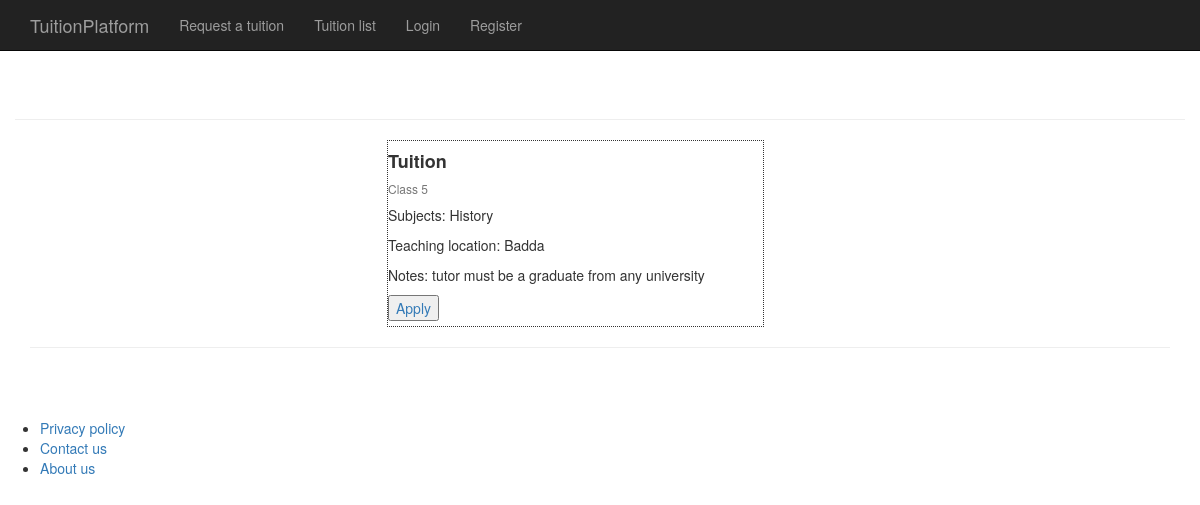
The page /client/tuition info.php?id=66 on the database its author committed.
### includes/functions.php (called while the page is built, shortened)
<?php
function queryline($query_string)
{
    return $query_string . " ";
}
?>
        <?php
function escape_special_characters($string_with_special_characters)
{
    global $connection;
    $string_without_special_characters = mysqli_real_escape_string($connection, $string_with_special_characters);
    return $string_without_special_characters;
}
        ?>
<?php
function is_method($method = null)
{
    if ($_SERVER['REQUEST_METHOD'] == strtoupper($method)) {
        return true;
    }
    return false;
}
?>

### client/tuition info.php (the view, shortened to what this page needs)
<?php include "../includes/functions.php"; ?>
<!DOCTYPE html>
<html>
<?php include "includes/header.php"; ?>
<body>
    <?php include "includes/navigation.php"; ?>
    <div class="container">
        <div class="row">
            <div class=" ">
                <h1 class="page-header">
                </h1>
                <div class="container">
                    <div class="row " style="margin-left:30%;">
                        <?php
                        if (is_method('get')) {
                            $tuition_id = escape_special_characters($_GET['id']);
                            $query = queryline("SELECT `student class`,`student subjects`,`teaching location`,`additional notes` FROM `tuition request`");
                            $query .= queryline("WHERE id='{$tuition_id}'");
                            $result = mysqli_query($connection, $query);
                            while ($row = mysqli_fetch_assoc($result)) {
                        ?>
                                <div class="col-md-6">
                                    <div class="card" style="border: 0.5px dotted; padding-bottom:5px ;">
                                        <div class="card-body">
                                            <h4 class="card-title"><b>Tuition</b></h4>
                                            <h6 class="card-subtitle mb-2 text-muted"><?php echo $row['student class']; ?></h6>
                                            <p class="card-text"> <?php echo "Subjects: " . $row['student subjects']; ?> </p>
                                            <p class="card-text"> <?php echo "Teaching location: " . $row['teaching location']; ?> </p>
                                            <p class="card-text"> <?php echo "Notes: " . $row['additional notes']; ?> </p>
                                            <a href="tutor application.php?id=<?php echo $tuition_id; ?>" class="card-link"><button>Apply</button></a>
                                        </div>
                                    </div>
                                </div>
                        <?php
                            }
                        }
                        ?>
                    </div>
                </div>
            </div>
        </div>
        <hr>
    </div>
    <?php include "includes/footer.php"; ?>
</body>
</html>

### css/blog-home.css (style rules this page uses)
body { padding-top: 70px; }

### rows shown on the page
tuition request: student class "Class 5", student subjects "History", teaching location "Badda", additional notes "tutor must be a graduate from any university"
